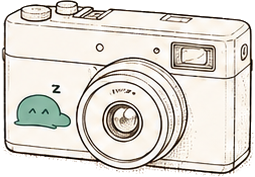
#> input picture design/2026-09-motion/01-cut-camera.png, 255 x 177 px, given in place of f-1520.png, which was not available
$ python r3-10-strip.py
#> lines starting #> are read from the running program, lines starting #| are printed output that depends on the picture; pictures that were not available may be replaced by others from this repository, and a replacement may not be noted
# r3-10 · the board's filmstrips of the new half (the fall), cut from the seek-captured frames
# (/tmp/fyshot/r3-10/seq-<mode>-<w>/f-<ms>.png, from tools/r3-10-seq.mjs: OPX.seek every 20 ms).
#   uv run --with pillow python design/2026-09-motion/tools/r3-10-strip.py
# first:     cut · laptop lands · the fill · 咔嚓 + face-down · the take · eyecatch (1440) + the fill at 390
# returning: page opens mid-fall · back row · front row · the pop · live (1440) + mid-fall at 390
# cold:      a real throttled load (12 Mbps, no cache; tools/r3-10-coldstrip.mjs): the cut · the hold ·
#            the hint · the fall starts · live, from /tmp/fyshot/r3-10/coldstrip-1440-12000/
import glob, os
from PIL import Image
SRC = '/tmp/fyshot/r3-10'
OUT = os.path.join(os.path.dirname(__file__), '..', 'assets-gen')
PICK = {
    'first': ([1520, 1920, 2200, 2380, 2700, 2980], 2200),
    'returning': ([0, 160, 280, 400, 660], 280),
}
LW, LH, PW, G, PAD = 300, 188, 87, 6, 8
for m, (land, port) in PICK.items():
    W = PAD * 2 + len(land) * LW + (len(land) - 1) * G + G * 2 + PW
    im = Image.new('RGB', (W, LH + PAD * 2), (243, 236, 221))
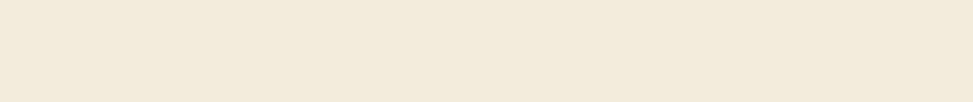
#> im: PIL image 1945x204 RGB (shown at 1/2 size); mean R, G, B 243, 236, 221
    for i, t in enumerate(land):
        f = Image.open(f'{SRC}/seq-{m}-1440/f-{t:04d}.png').convert('RGB').resize((LW, LH), Image.LANCZOS)
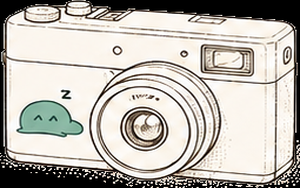
#> f: PIL image 300x188 RGB; mean R, G, B 187.5, 183.7, 176.9
        im.paste(f, (PAD + i * (LW + G), PAD))
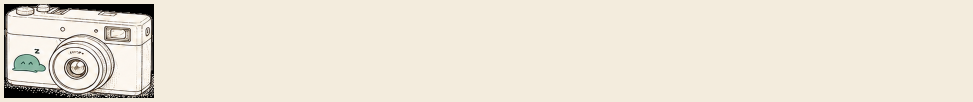
#> im: PIL image 1945x204 RGB (shown at 1/2 size); mean R, G, B 235.1, 228.6, 214.7
#> (the run stopped early here; a loop or call above may not have finished)

$ run again, on design/2026-09-motion/r2-01-cut-mug.png
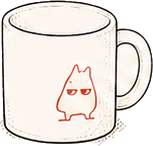
#> input picture design/2026-09-motion/r2-01-cut-mug.png, 153 x 146 px, given in place of f-1520.png, which was not available
#> `f = Image.open(f'{SRC}/seq-{m}-1440/f-{t:04d}.png').convert('RGB').res..`:
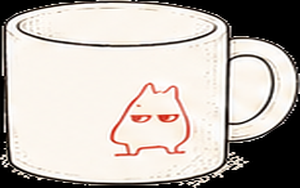
#> f: PIL image 300x188 RGB; mean R, G, B 191, 184.4, 178.4
#> `im.paste(f, (PAD + i * (LW + G), PAD))`:
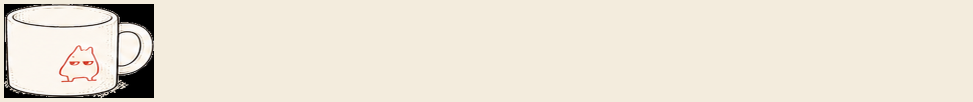
#> im: PIL image 1945x204 RGB (shown at 1/2 size); mean R, G, B 235.6, 228.7, 214.9

$ run again, on design/2026-09-motion/r2-01-cut-plant.png
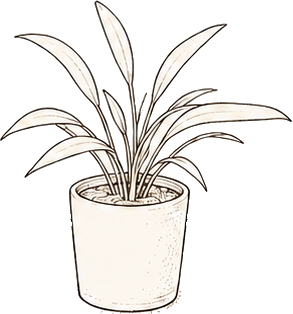
#> input picture design/2026-09-motion/r2-01-cut-plant.png, 293 x 314 px, given in place of f-1520.png, which was not available
#> `f = Image.open(f'{SRC}/seq-{m}-1440/f-{t:04d}.png').convert('RGB').res..`:
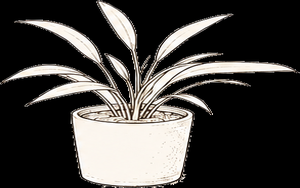
#> f: PIL image 300x188 RGB; mean R, G, B 68.1, 66, 63.6
#> `im.paste(f, (PAD + i * (LW + G), PAD))`:
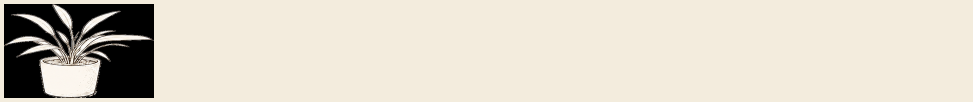
#> im: PIL image 1945x204 RGB (shown at 1/2 size); mean R, G, B 218.1, 211.8, 198.6
